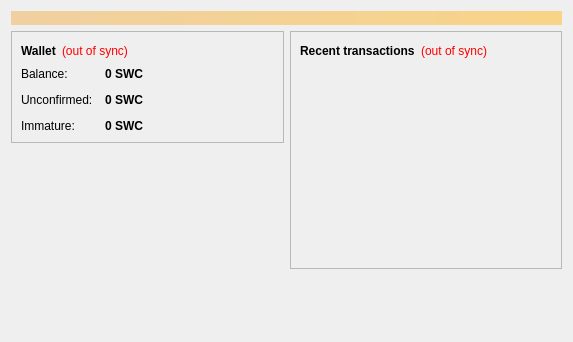
<?xml version="1.0" encoding="UTF-8"?>
<ui version="4.0">
 <class>OverviewPage</class>
 <widget class="QWidget" name="OverviewPage">
  <property name="geometry">
   <rect>
    <x>0</x>
    <y>0</y>
    <width>573</width>
    <height>342</height>
   </rect>
  </property>
  <property name="windowTitle">
   <string>Form</string>
  </property>
  <layout class="QVBoxLayout" name="topLayout">
   <item>
    <widget class="QLabel" name="labelAlerts">
     <property name="visible">
      <bool>false</bool>
     </property>
     <property name="styleSheet">
      <string notr="true">background-color: qlineargradient(x1: 0, y1: 0, x2: 1, y2: 0, stop:0 #F0D0A0, stop:1 #F8D488); color:#000000;</string>
     </property>
     <property name="wordWrap">
      <bool>true</bool>
     </property>
     <property name="margin">
      <number>3</number>
     </property>
    </widget>
   </item>
   <item>
    <layout class="QHBoxLayout" name="horizontalLayout" stretch="1,1">
     <item>
      <layout class="QVBoxLayout" name="verticalLayout_2">
       <item>
        <widget class="QFrame" name="frame">
         <property name="frameShape">
          <enum>QFrame::StyledPanel</enum>
         </property>
         <property name="frameShadow">
          <enum>QFrame::Raised</enum>
         </property>
         <layout class="QVBoxLayout" name="verticalLayout_4">
          <item>
           <layout class="QHBoxLayout" name="horizontalLayout_4">
            <item>
             <widget class="QLabel" name="label_5">
              <property name="font">
               <font>
                <weight>75</weight>
                <bold>true</bold>
               </font>
              </property>
              <property name="text">
               <string>Wallet</string>
              </property>
             </widget>
            </item>
            <item>
             <widget class="QLabel" name="labelWalletStatus">
              <property name="toolTip">
               <string>The displayed information may be out of date. Your wallet automatically synchronizes with the Litecoin network after a connection is established, but this process has not completed yet.</string>
              </property>
              <property name="styleSheet">
               <string notr="true">QLabel { color: red; }</string>
              </property>
              <property name="text">
               <string notr="true">(out of sync)</string>
              </property>
              <property name="alignment">
               <set>Qt::AlignLeading|Qt::AlignLeft|Qt::AlignVCenter</set>
              </property>
             </widget>
            </item>
            <item>
             <spacer name="horizontalSpacer_2">
              <property name="orientation">
               <enum>Qt::Horizontal</enum>
              </property>
              <property name="sizeHint" stdset="0">
               <size>
                <width>40</width>
                <height>20</height>
               </size>
              </property>
             </spacer>
            </item>
           </layout>
          </item>
          <item>
           <layout class="QFormLayout" name="formLayout_2">
            <property name="fieldGrowthPolicy">
             <enum>QFormLayout::AllNonFixedFieldsGrow</enum>
            </property>
            <property name="horizontalSpacing">
             <number>12</number>
            </property>
            <property name="verticalSpacing">
             <number>12</number>
            </property>
            <item row="0" column="0">
             <widget class="QLabel" name="label">
              <property name="text">
               <string>Balance:</string>
              </property>
             </widget>
            </item>
            <item row="0" column="1">
             <widget class="QLabel" name="labelBalance">
              <property name="font">
               <font>
                <weight>75</weight>
                <bold>true</bold>
               </font>
              </property>
              <property name="cursor">
               <cursorShape>IBeamCursor</cursorShape>
              </property>
              <property name="toolTip">
               <string>Your current balance</string>
              </property>
              <property name="text">
               <string notr="true">0 SWC</string>
              </property>
              <property name="textInteractionFlags">
               <set>Qt::LinksAccessibleByMouse|Qt::TextSelectableByKeyboard|Qt::TextSelectableByMouse</set>
              </property>
             </widget>
            </item>
            <item row="1" column="0">
             <widget class="QLabel" name="label_3">
              <property name="text">
               <string>Unconfirmed:</string>
              </property>
             </widget>
            </item>
            <item row="1" column="1">
             <widget class="QLabel" name="labelUnconfirmed">
              <property name="font">
               <font>
                <weight>75</weight>
                <bold>true</bold>
               </font>
              </property>
              <property name="cursor">
               <cursorShape>IBeamCursor</cursorShape>
              </property>
              <property name="toolTip">
               <string>Total of transactions that have yet to be confirmed, and do not yet count toward the current balance</string>
              </property>
              <property name="text">
               <string notr="true">0 SWC</string>
              </property>
              <property name="textInteractionFlags">
               <set>Qt::LinksAccessibleByMouse|Qt::TextSelectableByKeyboard|Qt::TextSelectableByMouse</set>
              </property>
             </widget>
            </item>
            <item row="2" column="0">
             <widget class="QLabel" name="labelImmatureText">
              <property name="text">
               <string>Immature:</string>
              </property>
             </widget>
            </item>
            <item row="2" column="1">
             <widget class="QLabel" name="labelImmature">
              <property name="font">
               <font>
                <weight>75</weight>
                <bold>true</bold>
               </font>
              </property>
              <property name="toolTip">
               <string>Mined balance that has not yet matured</string>
              </property>
              <property name="text">
               <string notr="true">0 SWC</string>
              </property>
              <property name="textInteractionFlags">
               <set>Qt::LinksAccessibleByMouse|Qt::TextSelectableByKeyboard|Qt::TextSelectableByMouse</set>
              </property>
             </widget>
            </item>
           </layout>
          </item>
         </layout>
        </widget>
       </item>
       <item>
        <spacer name="verticalSpacer">
         <property name="orientation">
          <enum>Qt::Vertical</enum>
         </property>
         <property name="sizeHint" stdset="0">
          <size>
           <width>20</width>
           <height>40</height>
          </size>
         </property>
        </spacer>
       </item>
      </layout>
     </item>
     <item>
      <layout class="QVBoxLayout" name="verticalLayout_3">
       <item>
        <widget class="QFrame" name="frame_2">
         <property name="frameShape">
          <enum>QFrame::StyledPanel</enum>
         </property>
         <property name="frameShadow">
          <enum>QFrame::Raised</enum>
         </property>
         <layout class="QVBoxLayout" name="verticalLayout">
          <item>
           <layout class="QHBoxLayout" name="horizontalLayout_2">
            <item>
             <widget class="QLabel" name="label_4">
              <property name="text">
               <string>&lt;b&gt;Recent transactions&lt;/b&gt;</string>
              </property>
             </widget>
            </item>
            <item>
             <widget class="QLabel" name="labelTransactionsStatus">
              <property name="toolTip">
               <string>The displayed information may be out of date. Your wallet automatically synchronizes with the Litecoin network after a connection is established, but this process has not completed yet.</string>
              </property>
              <property name="styleSheet">
               <string notr="true">QLabel { color: red; }</string>
              </property>
              <property name="text">
               <string notr="true">(out of sync)</string>
              </property>
              <property name="alignment">
               <set>Qt::AlignRight|Qt::AlignTrailing|Qt::AlignVCenter</set>
              </property>
             </widget>
            </item>
            <item>
             <spacer name="horizontalSpacer">
              <property name="orientation">
               <enum>Qt::Horizontal</enum>
              </property>
              <property name="sizeHint" stdset="0">
               <size>
                <width>40</width>
                <height>20</height>
               </size>
              </property>
             </spacer>
            </item>
           </layout>
          </item>
          <item>
           <widget class="QListView" name="listTransactions">
            <property name="styleSheet">
             <string notr="true">QListView { background: transparent; }</string>
            </property>
            <property name="frameShape">
             <enum>QFrame::NoFrame</enum>
            </property>
            <property name="verticalScrollBarPolicy">
             <enum>Qt::ScrollBarAlwaysOff</enum>
            </property>
            <property name="horizontalScrollBarPolicy">
             <enum>Qt::ScrollBarAlwaysOff</enum>
            </property>
            <property name="selectionMode">
             <enum>QAbstractItemView::NoSelection</enum>
            </property>
           </widget>
          </item>
         </layout>
        </widget>
       </item>
       <item>
        <spacer name="verticalSpacer_2">
         <property name="orientation">
          <enum>Qt::Vertical</enum>
         </property>
         <property name="sizeHint" stdset="0">
          <size>
           <width>20</width>
           <height>40</height>
          </size>
         </property>
        </spacer>
       </item>
      </layout>
     </item>
    </layout>
   </item>
  </layout>
 </widget>
 <resources/>
 <connections/>
</ui>
